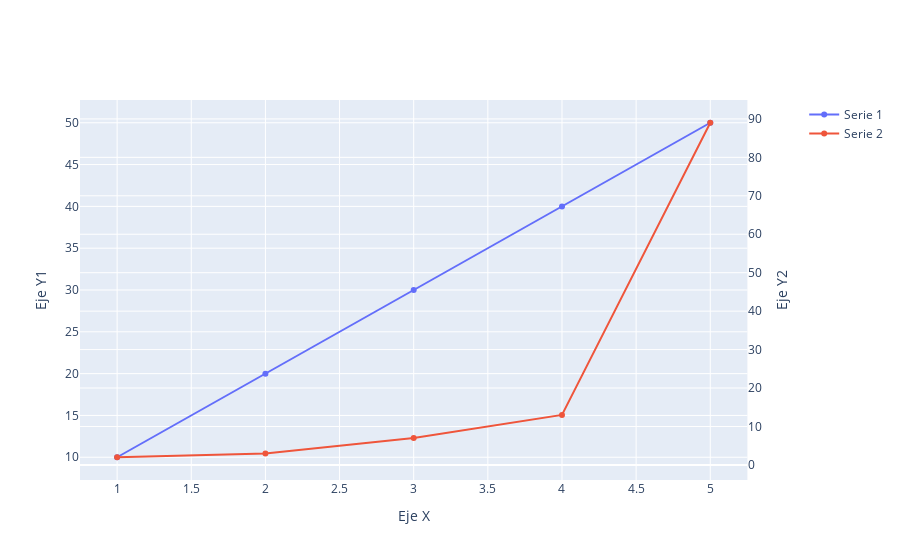

Notebook code for this chart:
### Code cell
# Crear los datos
x = [1, 2, 3, 4, 5]
y1 = [10, 20, 30, 40, 50]
y2 = [2, 3, 7, 13, 89]
color1=['A','A','B','C','C']

# Crear la figura con dos ejes Y y un eje X compartido
fig = make_subplots(specs=[[{"secondary_y": True}]])

# Agregar la serie de datos del eje Y1
fig.add_trace(go.Scatter(x=x, y=y1, name="Serie 1"), secondary_y=False)

# Agregar la serie de datos del eje Y2
fig.add_trace(go.Scatter(x=x, y=y2, name="Serie 2"), secondary_y=True)

# Configurar los ejes X e Y1
fig.update_xaxes(title_text="Eje X")
fig.update_yaxes(title_text="Eje Y1", secondary_y=False)

# Configurar el eje Y2
fig.update_yaxes(title_text="Eje Y2", secondary_y=True, side="right")

# Mostrar la figura
fig.show()

### Figure 1 — Plotly figure (JSON) as saved in the notebook; plotly's stock layout.template omitted (floating-point values rounded to 4 significant figures)
{"data": [{"name": "Serie 1", "type": "scatter", "x": [1, 2, 3, 4, 5], "xaxis": "x", "y": [10, 20, 30, 40, 50], "yaxis": "y"}, {"name": "Serie 2", "type": "scatter", "x": [1, 2, 3, 4, 5], "xaxis": "x", "y": [2, 3, 7, 13, 89], "yaxis": "y2"}], "layout": {"xaxis": {"anchor": "y", "domain": [0, 0.94], "title": {"text": "Eje X"}}, "yaxis": {"anchor": "x", "domain": [0, 1], "title": {"text": "Eje Y1"}}, "yaxis2": {"anchor": "x", "overlaying": "y", "side": "right", "title": {"text": "Eje Y2"}}}}
